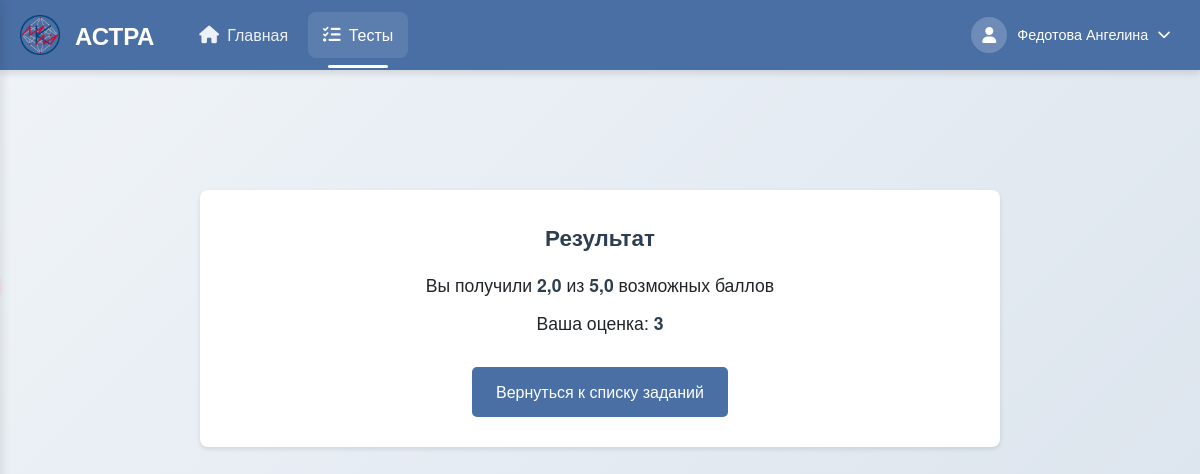
The app's page /TestsSolving/kontrolnoe-meropriiatie-no-2/view-result/ (signed in) with its own data.
### users/models.py (models this page shows, shortened)
class CustomUser(AbstractBaseUser, PermissionsMixin):
    THEME_CHOICES = [
        ('light', 'Светлая'),
        ('dark', 'Тёмная'),
    ]
    email = models.EmailField(unique=True)
    role = models.CharField(max_length=10, choices=[('student', 'Student'), ('teacher', 'Teacher')])
    theme = models.CharField(max_length=10, choices=THEME_CHOICES, default='light')
    is_active = models.BooleanField(default=True)
    is_staff = models.BooleanField(default=False)
    objects = CustomUserManager()
    USERNAME_FIELD = 'email'
    REQUIRED_FIELDS = ['role']
    def get_full_name(self):
        if self.role == 'student' and hasattr(self, 'studentdata'):
            return f"{self.studentdata.last_name} {self.studentdata.first_name}"
        elif self.role == 'teacher' and hasattr(self, 'teacherdata'):
            return f"{self.teacherdata.last_name} {self.teacherdata.first_name}"
        return self.email
    def get_photo_url(self):
        if self.role == 'student' and hasattr(self, 'studentdata') and self.studentdata.photo:
            return self.studentdata.photo.url
        elif self.role == 'teacher' and hasattr(self, 'teacherdata') and self.teacherdata.photo:
            return self.teacherdata.photo.url
        return None

class StudentData(models.Model):
    first_name = models.CharField(max_length=50, blank=False)
    last_name = models.CharField(max_length=50, blank=False)
    middle_name = models.CharField(max_length=50, blank=True)
    photo = models.ImageField(upload_to='user_photos/', blank=True, null=True)
    training_status = models.BooleanField(default=True)
    count_solve = models.IntegerField(default=0)
    perc_of_correct_ans = models.CharField(max_length=5, default="0")
    institute = models.ForeignKey(StudentInstitute, on_delete=models.PROTECT)
    group = models.ForeignKey(StudentGroup, on_delete=models.PROTECT)
    data_map = models.OneToOneField(CustomUser, on_delete=models.CASCADE)

### solving_tests/models.py (models this page shows, shortened)
class StudentResult(models.Model):
    student = models.ForeignKey(CustomUser, on_delete=models.CASCADE)
    test = models.ForeignKey(AboutTest, on_delete=models.CASCADE)
    attempt_number = models.PositiveIntegerField(default=1)
    result_points = models.FloatField()
    max_points = models.FloatField(default=0)  # Максимально возможные баллы
    percentage_score = models.FloatField(default=0)  # Процент выполнения
    res_answer = models.CharField(max_length=255, blank=True)
    teacher_expressions = models.ManyToManyField(AboutExpressions, blank=True)
    started_at = models.DateTimeField(default=timezone.now)  # Время начала
    completed_at = models.DateTimeField(null=True, blank=True)  # Время завершения
    time_spent = models.DurationField(null=True, blank=True)  # Время выполнения
    is_completed = models.BooleanField(default=False)  # Завершен ли тест
    class Meta:
        unique_together = ('student', 'test', 'attempt_number')
        ordering = ['-completed_at', '-started_at']

### solving_tests/views.py (the view)
# urls.py: path('<slug:slug_name>/view-result/', views.view_completed_result, name='view_completed_result'),
@login_required
@role_required(['student', 'teacher', 'admin'])
def view_completed_result(request, slug_name):
    test = get_object_or_404(AboutTest, name_slug_tests=slug_name)
    student = request.user
    results = StudentResult.objects.filter(student=student, test=test).order_by('-attempt_number')
    if not results.exists():
        return redirect('solving_tests:list_test')
    best_result = results.order_by('-result_points').first()
    count = best_result.max_points
    result_display_mode = getattr(test, 'result_display_mode', 'only_score')
    expressions_data = get_randomized_test_for_student(test, student.id, best_result.attempt_number)
    free_q_indices = [
        i for i, e in enumerate(expressions_data)
        if e.get('user_type') and e['user_type'].type_code == 5
    ]
    has_free_answers = bool(free_q_indices)
    if has_free_answers:
        from solving_tests.models import FreeAnswerGrade
        graded_count = FreeAnswerGrade.objects.filter(
            student_result=best_result,
            question_index__in=free_q_indices,
            is_correct__isnull=False,
        ).count()
        waiting_for_review = graded_count < len(free_q_indices)
    else:
        waiting_for_review = False
    score_pct = best_result.result_points / count * 100 if count > 0 else 0
    grade = (5 if score_pct >= test.grade_5_threshold else
             4 if score_pct >= test.grade_4_threshold else
             3 if score_pct >= test.grade_3_threshold else 2)
    context = {
        'test_name': test.name_tests,
        'test': test,
        'result': best_result.result_points,
        'score': grade,
        'count': count,
        'slug_name': slug_name,
        'result_display_mode': result_display_mode,
        'best_result': best_result,
        'all_results': results,
        'waiting_for_review': waiting_for_review,
        'has_free_answers': has_free_answers,
    }
    if result_display_mode == 'show_correct':
        try:
            student_answers = json.loads(best_result.res_answer)
        except (json.JSONDecodeError, ValueError):
            try:
                import ast
                student_answers = ast.literal_eval(best_result.res_answer)
            except (ValueError, SyntaxError):
                student_answers = []
        detailed_results = []
        for i, expr_data in enumerate(expressions_data):
            student_answer = student_answers[i] if i < len(student_answers) else ''
            if expr_data['exist_select']:
                available_options = expr_data['user_ans'].split(';') if expr_data['user_ans'] else []
                correct_answers = expr_data['true_ans'].split(';') if expr_data['true_ans'] else []
                correct_options = []
                for j, flag in enumerate(correct_answers):
                    if j < len(available_options) and flag == '1':
                        correct_options.append(available_options[j])
                if isinstance(student_answer, str):
                    selected_options = student_answer.split(';') if student_answer else []
                elif isinstance(student_answer, list):
                    selected_options = student_answer
                else:
                    selected_options = []
                is_correct = set(selected_options) == set(correct_options)
                detailed_results.append({
                    'question_number': i + 1,
                    'question': expr_data['user_expression'],
                    'student_answer': student_answer,
                    'correct_answer': '; '.join(correct_options),
                    'is_multiple_choice': True,
                    'options': available_options,
                    'points': expr_data['points_for_solve'],
                    'is_correct': is_correct,
                })
            else:
                try:
                    if expr_data['user_type'].type_code == 4 and expr_data.get('matrix_norm'):
                        res = CheckAnswer(expr_data['user_ans'], student_answer, False,
                                        expression=expr_data['user_expression'],
                                        type_ans=expr_data['user_type'].type_code,
                                        eps=float(expr_data.get('user_eps') or 0),
                                        type_norm=expr_data['matrix_norm']).compare_answer()
                    else:
                        res = CheckAnswer(expr_data['user_ans'], student_answer, False,
                                        expression=expr_data['user_expression'],
                                        type_ans=expr_data['user_type'].type_code,
                                        eps=float(expr_data.get('user_eps') or 0)).compare_answer()
                    is_correct = res == 1
                except Exception:
                    is_correct = None
                detailed_results.append({
                    'question_number': i + 1,
                    'question': expr_data['user_expression'],
                    'student_answer': student_answer,
                    'correct_answer': expr_data['user_ans'],
                    'is_multiple_choice': False,
                    'options': [],
                    'points': expr_data['points_for_solve'],
                    'is_correct': is_correct,
                })
        context['detailed_results'] = detailed_results
        context['show_correct_answers'] = True
    else:
        context['show_correct_answers'] = False
        context['show_student_answers'] = False
    return render(request, 'solving_tests/result.html', context)

### solving_tests/templates/solving_tests/result.html (shortened to what this page needs)
{% extends 'solving_tests/header.html' %}
{% load static %}
{% block extra_css %}
    <link rel="stylesheet" href="{% static 'css/result.css' %}">
    <link rel="stylesheet" href="{% static 'libs/mathlive/mathlive.css' %}">
{% endblock %}
{% block content %}
    <main class="main-content">
        <section class="results-section">
            <div class="results-card">
                <h2>Результат{% if is_teacher %} (режим преподавателя){% endif %}</h2>
                {% if waiting_for_review %}
                    <div class="pending-review-block">
                        <div class="pending-icon"><i class="fas fa-hourglass-half"></i></div>
                        <p class="pending-title">Ожидайте проверки преподавателя</p>
                        <p>Ответы на некоторые Ваши вопросы будут переданы на проверку.</p>
                        <p>Оценка будет выставлена после того, как преподаватель завершит проверку.</p>
                        {% if count > 0 %}
                            <p class="partial-score-note">Баллы за автоматически проверяемые вопросы: <strong>{{ result }} / {{ count }}</strong></p>
                        {% endif %}
                    </div>
                {% elif result_display_mode == 'only_score' %}
                    <p>Вы получили <strong>{{ result }}</strong> из <strong>{{ count }}</strong> возможных баллов</p>
                    <p>Ваша оценка: <strong>{{ score }}</strong></p>
                {% else %}
                    <p>Вы получили <strong>{{ result }}</strong> из <strong>{{ count }}</strong> возможных баллов</p>
                    <p>Ваша оценка: <strong>{{ score }}</strong></p>
                {% endif %}
                <a href="{% url 'solving_tests:list_test' %}" class="return-link">Вернуться к списку заданий</a>
            </div>
        </section>
    </main>
{% endblock %}

### solving_tests/templates/solving_tests/header.html (shortened to what this page needs)
<!DOCTYPE html>
<html lang="ru">
<head>
    {% load static %}
    <link rel="stylesheet" href="{% static 'css/header.css' %}">
    <link rel="stylesheet" href="{% static 'css/dark-theme.css' %}">
    <link rel="stylesheet" href="{% static 'libs/fontawesome/css/all.min.css' %}">
    {% block extra_css %}{% endblock %}
</head>
<body data-theme="{{ user.theme|default:'light' }}" data-user-theme="{{ user.theme|default:'light' }}">
<header class="app-header">
    <div class="header-container">
        <div class="header-brand">
            <span class="logo-icon">
                <img src="{% static 'images/logo.png' %}" alt="" style="width: 40px; height: 40px;">
            </span>
            <h2><span class="logo-text">АСТРА</span></h2>
        </div>
        <nav class="main-nav">
            <ul class="nav-list">
                {% if user.role == "student" %}
                    <li class="nav-item">
                        <a href="/Home/" class="nav-link {% if request.path == '/Home/' %}active{% endif %}">
                            <i class="fas fa-home"></i>
                            <span>Главная</span>
                        </a>
                    </li>
                    <li class="nav-item">
                        <a href="/TestsSolving/" class="nav-link {% if '/TestsSolving/' in request.path %}active{% endif %}">
                            <i class="fas fa-tasks"></i>
                            <span>Тесты</span>
                        </a>
                    </li>
                {% endif %}
            </ul>
        </nav>
        <div class="user-controls">
            <div class="profile-dropdown">
                <button class="profile-btn" id="profileBtn">
                    <div class="avatar">
                        {% if user.get_photo_url %}
                            <img src="{{ user.get_photo_url }}" alt="Фото профиля" style="width: 100%; height: 100%; border-radius: 50%; object-fit: cover;">
                        {% else %}
                            <i class="fas fa-user"></i>
                        {% endif %}
                    </div>
                    <span class="username">{{ user.get_full_name }}</span>
                    <i class="fas fa-chevron-down"></i>
                </button>
            </div>
        </div>
    </div>
</header>
<main class="app-main">
    {% block content %}{% endblock %}
</main>
</body>
</html>

### records on screen
CustomUser: get_full_name "Федотова Ангелина"
StudentResult: result_points "2,0", max_points "5,0"

### other values on screen
{{ score }} "3"
